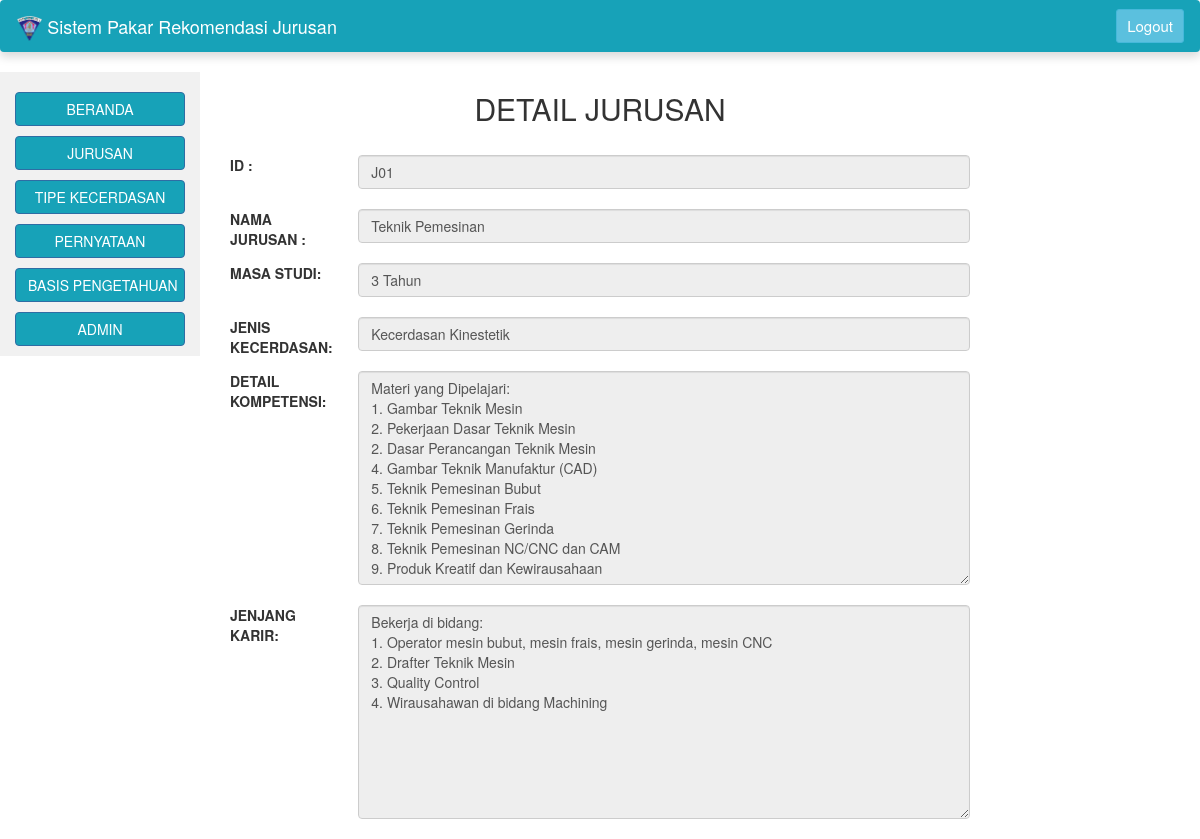
Screenshot of /a_detail_jurusan.php?id=J01 with the database file from the repository.
### tables this page shows
CREATE TABLE `jurusan` (
  `id_jurusan` varchar(20) NOT NULL,
  `nama_jurusan` varchar(75) NOT NULL,
  `masa_studi` varchar(20) NOT NULL,
  `jenis_kecerdasan` varchar(50) NOT NULL,
  `detail_kompetensi` varchar(1000) NOT NULL,
  `jenjang_karir` varchar(1000) NOT NULL
);

### a_detail_jurusan.php (the view, shortened to what this page needs)
<?php
include('koneksi.php');
?>
<!DOCTYPE html>
<html lang="en">
<head>
	<link rel="stylesheet" href="https://getbootstrap.com/docs/4.1/dist/css/bootstrap.min.css">
  <link rel="stylesheet" href="https://maxcdn.bootstrapcdn.com/bootstrap/3.3.7/css/bootstrap.min.css">
  <link rel="stylesheet" href="css/style.css">
</head>
<body>
<?php
	include ('navbar_admin.php');
?>
<?php
  include ('sidebar_admin.php');
?>
    <div class="col-sm-8 text-left">
      <h2 class="text-center">DETAIL JURUSAN</h2>
      <div class="form-group"  method="POST">
      <br><label class="control-label col-sm-2">ID :</label>
      		<div class="col-sm-10">
      		<?php
                       $tampil = "SELECT * FROM jurusan where id_jurusan='".$_GET['id']."'";
                       $sql = mysqli_query ($konek_db,$tampil);
                       while($data = mysqli_fetch_array ($sql))
                    {
                       echo "<input type='text'  class='form-control' id='id_jurusan' readonly value='".$data['id_jurusan']."'><br>";
                    }
                ?>
     		 </div>
        </div>
        <div class="form-group"  method="POST">
      			<br><label class="control-label col-sm-2">NAMA JURUSAN :</label>
      		<div class="col-sm-10">
                <?php
                       $tampil = "SELECT * FROM jurusan where id_jurusan='".$_GET['id']."'";
                       $sql = mysqli_query ($konek_db,$tampil);
                       while($data = mysqli_fetch_array ($sql))
                    {
                       echo "<input type='text'  class='form-control' id='namajurusan' readonly value='".$data['nama_jurusan']."'><br>";
                    }
                ?>
     		 </div>
        </div>
        <div class="form-group"  method="POST">
      			<br><label class="control-label col-sm-2">MASA STUDI:</label>
      		<div class="col-sm-10">
                <?php
                       $tampil = "SELECT * FROM jurusan where id_jurusan='".$_GET['id']."'";
                       $sql = mysqli_query ($konek_db,$tampil);
                       while($data = mysqli_fetch_array ($sql))
                    {
                       echo "<input type='text'  class='form-control' id='masastudi' readonly value='".$data['masa_studi']."'><br>";
                    }
                ?>
     		 </div>
        </div>
        <div class="form-group"  method="POST">
            <br><label class="control-label col-sm-2">JENIS KECERDASAN:</label>
          <div class="col-sm-10">
                <?php
                       $tampil = "SELECT * FROM jurusan where id_jurusan='".$_GET['id']."'";
                       $sql = mysqli_query ($konek_db,$tampil);
                       while($data = mysqli_fetch_array ($sql))
                    {
                       echo "<input type='text'  class='form-control' id='jenis_kecerdasan' readonly value='".$data['jenis_kecerdasan']."'><br>";
                    }
                ?>
         </div>
        </div>
        <div class="form-group"  method="POST">
      			<br><label class="control-label col-sm-2">DETAIL KOMPETENSI:</label><br>
      		<div class="col-sm-10">
                <?php
                       $tampil = "SELECT * FROM jurusan where id_jurusan='".$_GET['id']."'";
                       $sql = mysqli_query ($konek_db,$tampil);
                       while($data = mysqli_fetch_array ($sql))
                    {
                       echo "<textarea rows='10' class='form-control' id='detail_kompetensi' readonly>".$data['detail_kompetensi']."</textarea><br>";
                    }
                ?>
     		 </div>
        </div>
        <div class="form-group"  method="POST">
            <br><label class="control-label col-sm-2">JENJANG KARIR:</label><br>
          <div class="col-sm-10">
                <?php
                       $tampil = "SELECT * FROM jurusan where id_jurusan='".$_GET['id']."'";
                       $sql = mysqli_query ($konek_db,$tampil);
                       while($data = mysqli_fetch_array ($sql))
                    {
                       echo "<textarea  rows='10' class='form-control' id='jenjang_karir'  readonly>".$data['jenjang_karir']."</textarea><br>";
                    }
                ?>
         </div>
        </div>
        </div>
</body>
</html>

### rows the page displays
jurusan: id_jurusan "J01", nama_jurusan "Teknik Pemesinan", masa_studi "3 Tahun", jenis_kecerdasan "Kecerdasan Kinestetik", detail_kompetensi "Materi yang Dipelajari: 1. Gambar Teknik Mesin 2. Pekerjaan Dasar Teknik Mesin 2. Dasar Perancangan Teknik Mesin 4. Gambar Teknik Manufaktur (CAD) 5. Teknik Pemesinan Bubut 6. Teknik Pemesinan Frais 7. Teknik Pemesinan Gerinda 8. Teknik Pemesinan NC/CNC dan CAM 9. Produk Kreatif dan Kewirausahaan", jenjang_karir "Bekerja di bidang: 1. Operator mesin bubut, mesin frais, mesin gerinda, mesin CNC 2. Drafter Teknik Mesin 3. Quality Control 4. Wirausahawan di bidang Machining"
